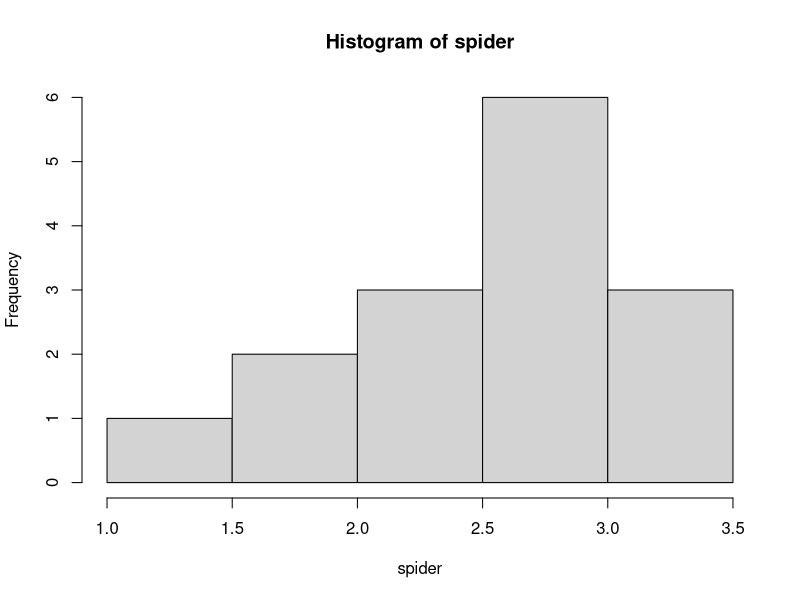
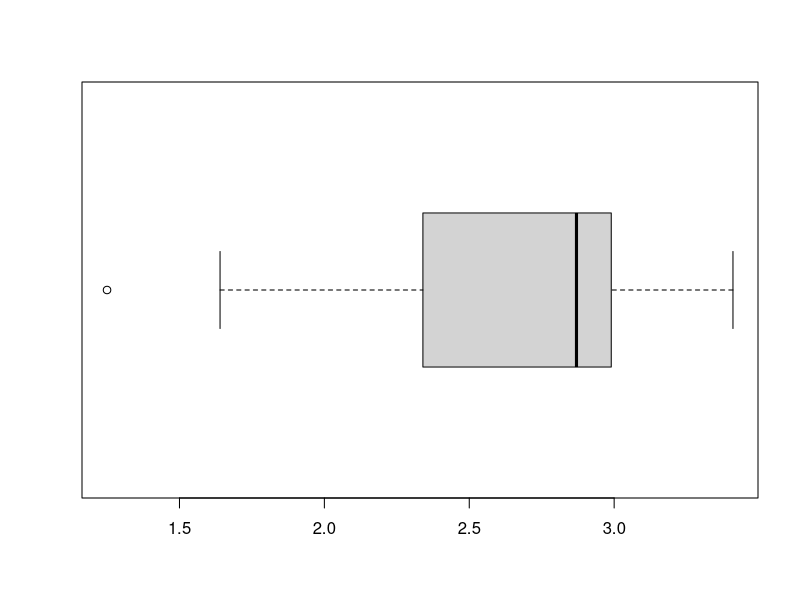

The R script that drew these images, in order:
## ---- chunk 1
spider = c(1.25, 1.64, 1.91, 2.31, 2.37, 2.38, 2.84, 2.87, 2.93, 2.94, 2.98, 3.00, 3.09, 3.22, 3.41)
## ---- chunk 2
hist(spider)
## ---- chunk 3
mean(spider)
sd(spider)
## ---- chunk 4
quantile(spider)
## ---- chunk 5
IQR(spider)
## ---- chunk 6
boxplot(spider, horizontal = TRUE)
## ---- chunk 7
0.9 * 0.75
## ---- chunk 8
0.9 * 0.25 + 0.1 * 0.75
## ---- chunk 9
BB = 0.3 * 0.3
BB
## ---- chunk 10
GG = 0.7 * 0.7
GG
## ---- chunk 11
BB + GG
## ---- chunk 12
A = 6 / 36
A
## ---- chunk 13
B = 6 / 36
B
## ---- chunk 14
AB = 2 / 36
AB
## ---- chunk 15
AB
## ---- chunk 16
A * B
## ---- chunk 17
AB == A * B
## ---- chunk 18
PAB = 2 / 6
PAB
## ---- chunk 19
PAB == AB / B
